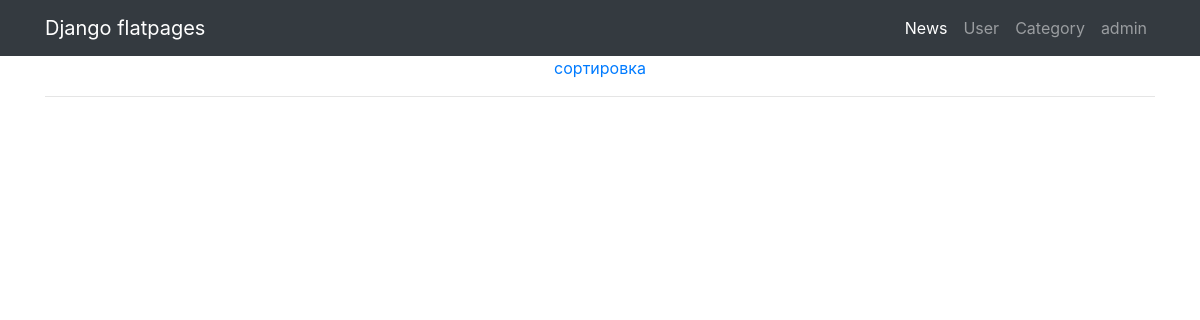
The app's page /, older data.
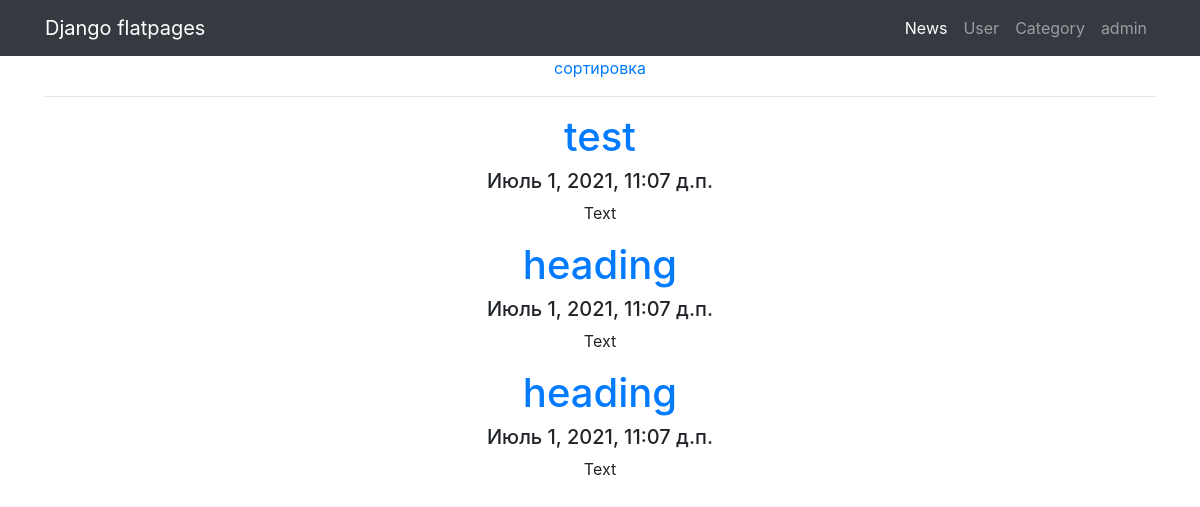
The same page, newer data.
### NewsPaper/models.py (models this page shows, shortened)
class Post(models.Model):
    author = models.ForeignKey(Author, on_delete=models.CASCADE)
    post_type = models.CharField(max_length=255, choices=Post_type, default=post)
    heading = models.CharField(max_length=255, default='heading')
    text = models.TextField(default='Text')
    category = models.ManyToManyField(Category, through='PostCategory')
    created_time = models.DateTimeField(auto_now_add=True)
    rating = models.IntegerField(default=0)

### NewsPaper/views.py (the view)
# urls.py: path('', PostList.as_view()),
class PostList(ListView):
    model = Post
    template_name = 'news.html'
    context_object_name = 'posts'
    queryset = Post.objects.order_by('-id')
    paginate_by = 5
    def get_context_data(self, **kwargs):
        context = super().get_context_data(**kwargs)
        context['is_author'] = self.request.user.groups.filter(name='authors').exists()
        return context

### NewsPaper/templatetags/filters.py (called while the page is built)
@register.filter(name='censor')
def censor(value, arg):
    if cens:
        for i in cens:
            value = value.replace(i, '*' * len(i))
    if arg:
        arg = arg.split()
        for y in arg:
            value = value.replace(y, '*' * len(y))
    return value

### templates/news.html (shortened to what this page needs)
{% extends 'flatpages/default.html' %}
{% load filters %}
{% block content %}
<a href="{% url 'search' %}">сортировка</a>
<br>
<hr>
{% for post in posts%}
    <h1><a href="{% url 'news_d' post.id %}">{{ post.heading|censor:'тест' }}</a></h1>
    <h5>{{post.created_time}}</h5>
    <p>{{post.text|truncatechars:50|censor:'тест'}}</p>
{%endfor%}
{% endblock content %}

Row changes from the older to the newer data that the page shows:
added Post: heading|censor "test", created_time "Июль 1, 2021, 11:07 д.п.", text|censor "Text"
added Post: heading|censor "heading", created_time "Июль 1, 2021, 11:07 д.п.", text|censor "Text"
added Post: heading|censor "heading", created_time "Июль 1, 2021, 11:07 д.п.", text|censor "Text"
